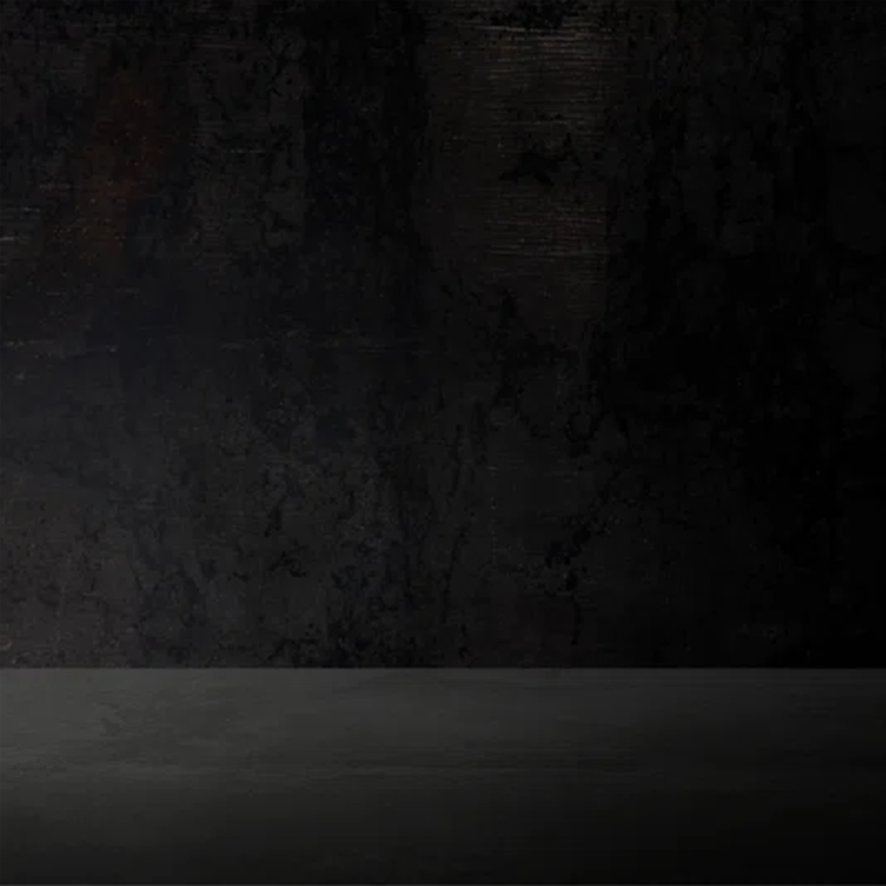
#> input picture tools/artwork-fetcher/src/artwork_fetcher/assets/blackbox-rec-mockup-background.png, 3544 x 3543 px (shown at 1/4 size); its folder holds only this picture in this run
$ python mockup.py --input-dir assets
#> lines starting #> are read from the running program, lines starting #| are printed output that depends on the picture
import argparse
from dataclasses import dataclass
from pathlib import Path

import requests
from PIL import Image, ImageDraw, ImageFilter


ASSET_BACKGROUND = Path(__file__).with_name("assets") / "blackbox-rec-mockup-background.png"
LEGACY_BACKGROUND = Path(r"D:\Pictures\blackbox\Blackbox rec mockup background.png")
SQUARE_CANVAS_SIZE = (3544, 3543)
CANVAS_SIZE = SQUARE_CANVAS_SIZE
SQUARE_COVER = (2420, 562, 610, 34, 38, 42)
SAFE_SUFFIXES = {".jpg", ".jpeg", ".png", ".webp"}


@dataclass(frozen=True)
class MockupPreset:
    suffix: str
    canvas_size: tuple[int, int]
    cover_size: int
    cover_xy: tuple[int, int]
    shadow: tuple[int, int, int]


PRESETS = {
    "square": MockupPreset("vinyl-mockup.webp", SQUARE_CANVAS_SIZE, SQUARE_COVER[0], (SQUARE_COVER[1], SQUARE_COVER[2]), SQUARE_COVER[3:]),
    "post": MockupPreset("album-cover-instagram-facebook-post-1080x1350.jpg", (1080, 1350), 720, (180, 352), (24, 24, 24)),
    "story": MockupPreset("album-cover-instagram-story-1080x1920.jpg", (1080, 1920), 760, (160, 750), (26, 28, 28)),
}


def render_vinyl_mockup(cover_path: Path, out_path: Path, background_path: Path | None = None) -> None:
    render_mockup(cover_path, out_path, PRESETS["square"], background_path)


def render_mockup(cover_path: Path, out_path: Path, preset: MockupPreset, background_path: Path | None = None) -> None:
    with Image.open(cover_path) as image:
        cover = square_cover(image.convert("RGBA")).resize((preset.cover_size, preset.cover_size), Image.Resampling.LANCZOS)
    canvas = fit_background(resolve_background(background_path), preset.canvas_size)
    x, y = preset.cover_xy
    shadow_dx, shadow_dy, blur = preset.shadow
    shadow = Image.new("RGBA", preset.canvas_size, (0, 0, 0, 0))
    draw = ImageDraw.Draw(shadow)
    draw.rectangle((x + shadow_dx, y + shadow_dy, x + preset.cover_size + shadow_dx, y + preset.cover_size + shadow_dy), fill=(0, 0, 0, 170))
    shadow = shadow.filter(ImageFilter.GaussianBlur(blur))
    canvas.alpha_composite(shadow)
    canvas.alpha_composite(cover, (x, y))
    out_path.parent.mkdir(parents=True, exist_ok=True)
    save_kwargs = {"quality": 94}
    if out_path.suffix.lower() == ".webp":
        save_kwargs = {"quality": 88, "method": 6}
    canvas.convert("RGB").save(out_path, **save_kwargs)


def square_cover(image: Image.Image) -> Image.Image:
    side = min(image.size)
    left = (image.width - side) // 2
    top = (image.height - side) // 2
    return image.crop((left, top, left + side, top + side))


def resolve_background(path: Path | None = None) -> Path:
    if path:
        return path
    if ASSET_BACKGROUND.exists():
        return ASSET_BACKGROUND
    if LEGACY_BACKGROUND.exists():
        return LEGACY_BACKGROUND
    raise FileNotFoundError("Mockup background not found. Pass --background.")


def fit_background(path: Path, size: tuple[int, int]) -> Image.Image:
    with Image.open(path) as image:
        return crop_to_fill(image.convert("RGBA"), size)


def crop_to_fill(image: Image.Image, size: tuple[int, int]) -> Image.Image:
    scale = max(size[0] / image.width, size[1] / image.height)
    resized = image.resize((round(image.width * scale), round(image.height * scale)), Image.Resampling.LANCZOS)
    left = (resized.width - size[0]) // 2
    top = (resized.height - size[1]) // 2
    return resized.crop((left, top, left + size[0], top + size[1]))


def download_asset(url: str, path: Path) -> Path:
    if path.exists() and path.stat().st_size:
        return path
    response = requests.get(url, headers={"User-Agent": "BlackBox Records mockup renderer"}, timeout=45)
    response.raise_for_status()
    path.parent.mkdir(parents=True, exist_ok=True)
    path.write_bytes(response.content)
    return path


def batch(input_dir: Path, out_dir: Path, presets: list[str] | None = None, background_path: Path | None = None) -> list[Path]:
    presets = presets or ["square"]
    outputs = []
    for cover in sorted(path for path in input_dir.iterdir() if path.suffix.lower() in SAFE_SUFFIXES):
        for name in presets:
            preset = PRESETS[name]
            out = out_dir / f"{cover.stem}-{preset.suffix}"
            render_mockup(cover, out, preset, background_path)
#> in render_mockup, image is the input picture: PIL image 3544x3543 RGBA; mean R, G, B, A 19.5, 19.1, 19.1, 255
#> in render_mockup, `shadow = Image.new("RGBA", preset.canvas_size, (0, 0, 0, 0))`: shadow: PIL image 3544x3543 RGBA; every value is 0
#> in render_mockup, `shadow = shadow.filter(ImageFilter.GaussianBlur(blur))`:
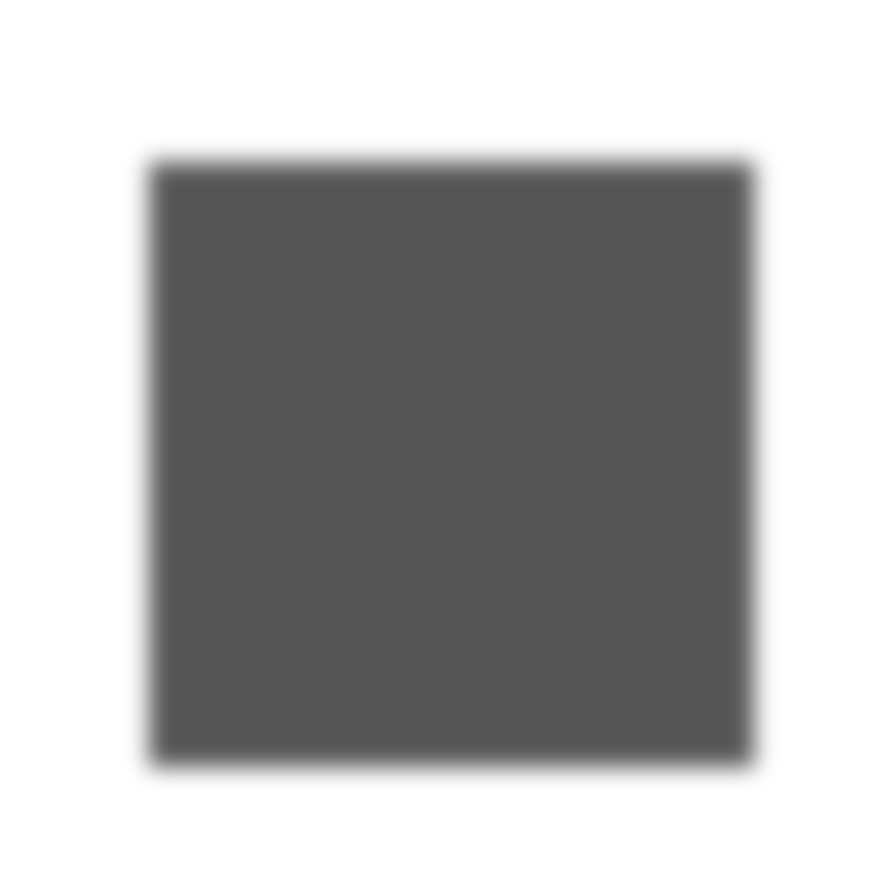
#> shadow: PIL image 3544x3543 RGBA (shown at 1/4 size); mean R, G, B, A 0, 0, 0, 79.4; transparent parts drawn white
#> in render_mockup, `canvas.alpha_composite(shadow)`:
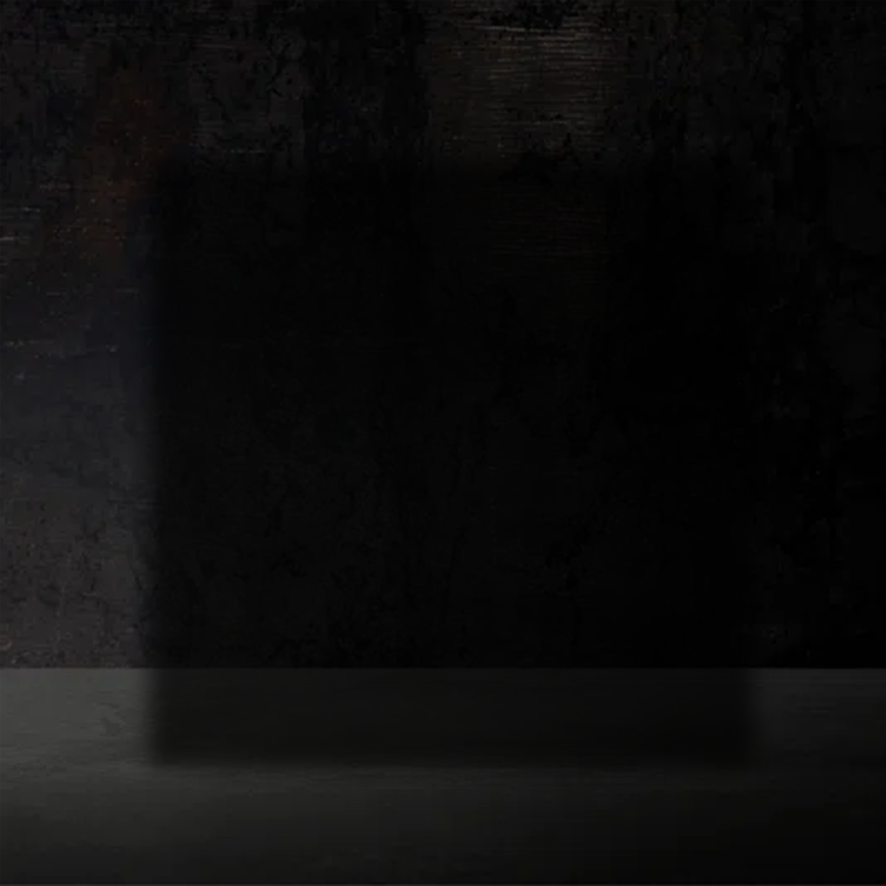
#> canvas: PIL image 3544x3543 RGBA (shown at 1/4 size); mean R, G, B, A 13.3, 13, 12.9, 255; transparent parts drawn white
#> in render_mockup, `canvas.alpha_composite(cover, (x, y))`:
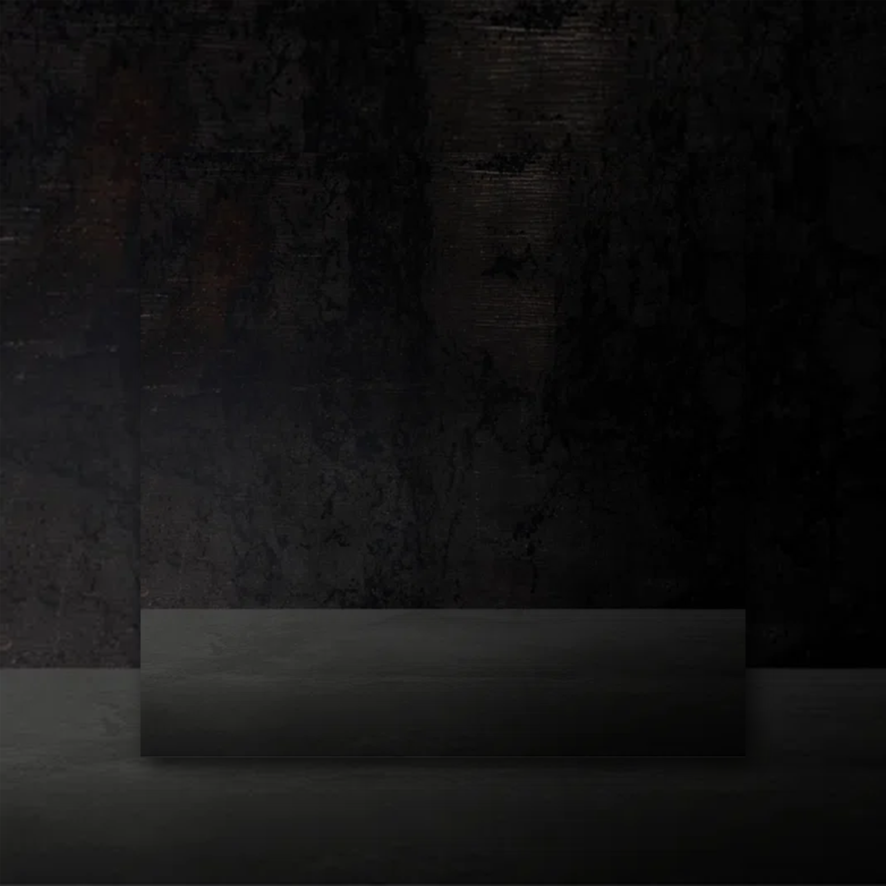
#> canvas: PIL image 3544x3543 RGBA (shown at 1/4 size); mean R, G, B, A 19.1, 18.6, 18.5, 255; transparent parts drawn white
            outputs.append(out)
    return outputs


def main(argv: list[str] | None = None) -> int:
    parser = argparse.ArgumentParser(description="Create BlackBox-style vinyl cover mockups.")
    parser.add_argument("--cover", type=Path, help="Single cover image.")
    parser.add_argument("--input-dir", type=Path, help="Directory of cover images.")
    parser.add_argument("--out", type=Path, help="Output image for --cover.")
    parser.add_argument("--out-dir", type=Path, default=Path("./mockups"), help="Output directory for --input-dir.")
    parser.add_argument("--background", type=Path, help="Override mockup background image.")
    parser.add_argument("--preset", choices=sorted(PRESETS), default="square", help="Output preset for --cover.")
    parser.add_argument("--social", action="store_true", help="Batch post and story outputs.")
    args = parser.parse_args(argv)
    presets = ["post", "story"] if args.social else [args.preset]
    if args.cover:
        for name in presets:
            preset = PRESETS[name]
            out = args.out if args.out and len(presets) == 1 else args.out_dir / f"{args.cover.stem}-{preset.suffix}"
            render_mockup(args.cover, out, preset, args.background)
        return 0
    if args.input_dir:
        batch(args.input_dir, args.out_dir, presets, args.background)
        return 0
    parser.error("Provide --cover or --input-dir")
    return 2


if __name__ == "__main__":
    raise SystemExit(main())
#> (the program exits here)
